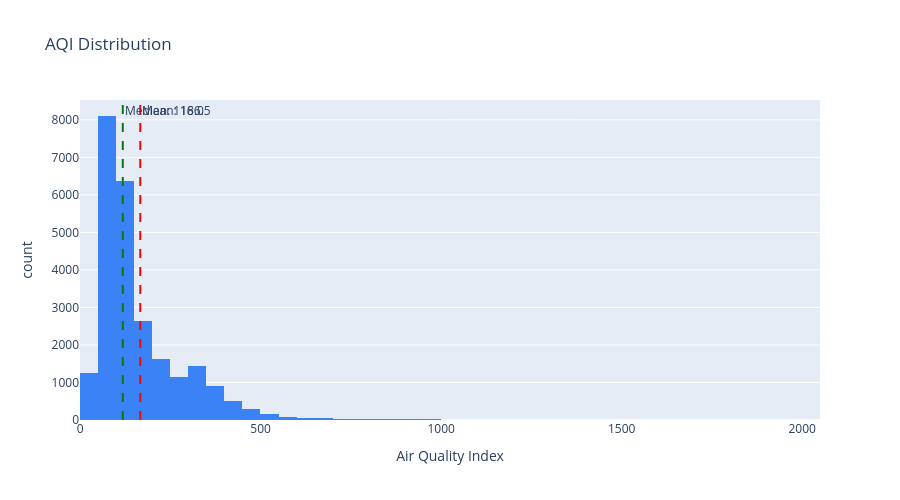

The code cell stored with this chart in its notebook:
### Code cell
# AQI distribution histogram
fig = px.histogram(df.dropna(subset=['AQI']), 
                   x='AQI', 
                   nbins=100,
                   title='AQI Distribution',
                   labels={'AQI': 'Air Quality Index'},
                   color_discrete_sequence=['#3b82f6'])

fig.add_vline(x=df['AQI'].mean(), line_dash="dash", line_color="red", 
              annotation_text=f"Mean: {df['AQI'].mean():.1f}")
fig.add_vline(x=df['AQI'].median(), line_dash="dash", line_color="green", 
              annotation_text=f"Median: {df['AQI'].median():.1f}")

fig.update_layout(height=500)
fig.show()

### Figure 1 — Plotly figure (JSON) as saved in the notebook; plotly's stock layout.template omitted (floating-point values rounded to 4 significant figures; data arrays with more than 128 entries replaced by an {"elided": "..."} marker saying what was removed)
{"data": [{"bingroup": "x", "hovertemplate": "Air Quality Index=%{x}<br>count=%{y}<extra></extra>", "legendgroup": "", "marker": {"color": "#3b82f6", "pattern": {"shape": ""}}, "name": "", "nbinsx": 100, "orientation": "v", "showlegend": false, "type": "histogram", "x": {"elided": "24850 float values"}, "xaxis": "x", "yaxis": "y"}], "layout": {"annotations": [{"showarrow": false, "text": "Mean: 166.5", "x": 166.5, "xanchor": "left", "xref": "x", "y": 1, "yanchor": "top", "yref": "y domain"}, {"showarrow": false, "text": "Median: 118.0", "x": 118, "xanchor": "left", "xref": "x", "y": 1, "yanchor": "top", "yref": "y domain"}], "barmode": "relative", "height": 500, "legend": {"tracegroupgap": 0}, "shapes": [{"line": {"color": "red", "dash": "dash"}, "type": "line", "x0": 166.5, "x1": 166.5, "xref": "x", "y0": 0, "y1": 1, "yref": "y domain"}, {"line": {"color": "green", "dash": "dash"}, "type": "line", "x0": 118, "x1": 118, "xref": "x", "y0": 0, "y1": 1, "yref": "y domain"}], "title": {"text": "AQI Distribution"}, "xaxis": {"anchor": "y", "domain": [0, 1], "title": {"text": "Air Quality Index"}}, "yaxis": {"anchor": "x", "domain": [0, 1], "title": {"text": "count"}}}}
